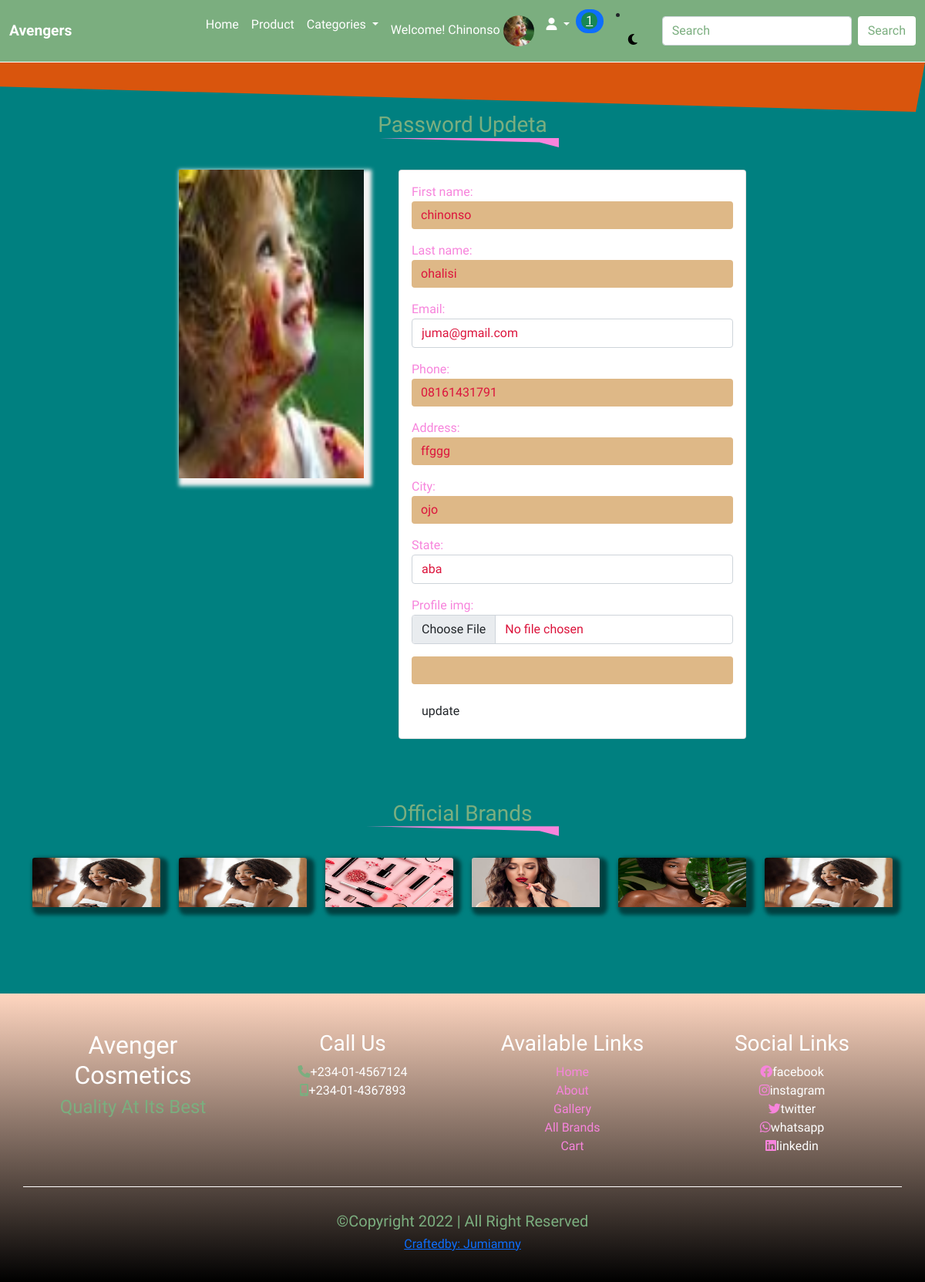
/profile_update (signed in), run on the app's committed database.
### accoutnt/models.py (models this page shows)
class Profile(models.Model):
    user = models.OneToOneField(User, on_delete=models.CASCADE)
    first_name = models.CharField(max_length=50)
    last_name = models.CharField(max_length=50)
    email = models.EmailField(max_length=50)
    phone = models.CharField(max_length=20)
    address = models.CharField(max_length=250)
    city = models.CharField(max_length=250)
    state = models.CharField(max_length=250)
    profile_img = models.ImageField(upload_to='profile',default='profile/avatar.jpg')

### mainapp/views.py (the view, shortened to what this page needs)
# urls.py: path('profile_update',profile_update , name= 'profile_update'),
@login_required(login_url='signin')
def profile_update(request):
    profile = Profile.objects.get(user__username = request.user.username)
    update = ProfileForm(instance=request.user.profile)#instatiante the profile update form for a GET request
    context = {
        'profile':profile,
        'update':update,
    }
    return render(request,'profile_update.html', context )

### accoutnt/forms.py
class ProfileForm(forms.ModelForm):
    class Meta:
        model = Profile
        fields = ('first_name','last_name','email','phone','address','city','state','profile_img')
        widgets ={
            'first_name': forms.TextInput(attrs={'class':'form-control','placeholder':'Enter First Name'}),
            'last_name': forms.TextInput(attrs={'class':'form-control','placeholder':'Enter Last Name'}),
            'email': forms.EmailInput(attrs={'class':'form-control','placeholder':'Enter Email Address'}),
            'phone': forms.TextInput(attrs={'class':'form-control','placeholder':'Enter Phone number '}),
            'address': forms.TextInput(attrs={'class':'form-control','placeholder':'Enter Address'}),
            'city': forms.TextInput(attrs={'class':'form-control','placeholder':'Enter City'}),
            'state': forms.Select(attrs={'class':'form-control','placeholder':'Enter State'}, choices=STATE),
            'profile_img': forms.FileInput(attrs={'class':'form-control'})
        }

### mainapp/context_processor.py (called while the page is built)
def catedropdown(request):
    categories = Category.objects.all()
    context ={
        'categories':categories
    }
    return context

def itemcount(request):
    item_count = Shopcart.objects.filter(user__username= request.user.username, paid=False)
    cart_counter = 0
    for item in item_count:
        cart_counter += item.item_carted
    context ={
        'cart_counter':cart_counter
    }
    return context

### mainapp/templates/profile_update.html (shortened to what this page needs)
{% extends 'base.html' %}
{% load static %}
{% block header %}{% include "header.html" %}{% endblock header %}
{% block content %}
<div class="content">
    <div class="profile">
      <div class="container">
        <h3 class="title">password updeta</h3>
        <div class="row justify-content-center gy-5">
          <div class="col-1 col-sm-2 col-md-2 col-lg-3 order-lg-0 d-none d-lg-block">
            <div class="block">
              <img src="{{profile.profile_img.url}}" alt="">
            </div>
          </div>
          <div class="col-8 col-sm-8 col-md-7 col-lg-5 order-1 order-lg-block">
            <div class="card">
              <div class="card-body">
                <div class="profile">
                    <form action="{% url 'profile' %}" method="post" enctype="multipart/form-data">
                      <div class="mb-3">
                         {{update.as_p}}
                        <input type="text" class="form-control" id="exampleInput Test1" aria-describedby="Text Help">
                      </div>
                      <button type="submit" class="btn">update</button>
                    </div>
                  </div>
              </div>
            </div>
          </div>
          <div class="col-1 col-sm-8 col-md-2 col-lg-3 order-1 order-lg-2">
            <div class="row justify-content-center">
              <div class="col-12 col-lg-10 col-md-4" >
                <div class="card1">
                    <div class="card-body">
                    </div>
                </div>
              </div>
            </div>
              </div>
            </div>
          </div>
        </div>
    {% include 'brands.html' %}
{% endblock content %}
{% block footer %}{% include "footer.html" %}{% endblock footer %}

### mainapp/templates/header.html (shortened to what this page needs)
<nav class="navbar navbar-expand-lg sticky-top our_border" data-aos="fade-down" data-aos-duration="3000">
    <div class="container-fluid">
      <a class="navbar-brand" href="/index.html">Avengers</a>
      <div class="collapse navbar-collapse" id="navbarSupportedContent">
        <ul class="navbar-nav ms-auto mb-2 mb-lg-0">
          <li class="nav-item">
            <a class="nav-link active" aria-current="page" href="{% url 'index' %}">Home</a>
          </li>
          <li class="nav-item">
            <a class="nav-link" href="{% url 'product' %}">product</a>
          </li>
          <li class="nav-item dropdown">
            <a class="nav-link dropdown-toggle" href="#" id="navbarDropdown" role="button" data-bs-toggle="dropdown" aria-expanded="false">
              categories
            </a>
          </li>
          <li class="nav-item">
            {% if request.user.is_authenticated %}
              {% if user.first_name %}
                <a class="nav-link" href="{% url 'profile' %}">welcome! {{user.first_name}}
                  <img src="{{user.profile.profile_img.url}}" style="width: 40px;border-radius:100%">
                </a>
              {% else %}
                <a class="nav-link" href="{% url 'profile' %}">welcome! {{user.username}}
                  <img src="{{user.profile.profile_img.url}}" style="width: 40px;border-radius:100%">
                </a>
              {% endif %}
            {% endif %}
          </li>
          <li class="nav-item dropdown">
            <a class="nav-link dropdown-toggle" href="#" id="navbarDropdown" role="button" data-bs-toggle="dropdown" aria-expanded="false">
              <i class="fa-solid fa-user"></i>
            </a>
          </li>
          <li class="nav-item me-3">
            <span class="badge rounded-pill bg-primary">
            {% if cart_counter > 0 %}
              <span class="badge rounded-pill bg-primary bg-success text-white"><a href=" {% url 'cart' %}">{{cart_counter}}</a></span>
            {% else %}
              <span class="badge rounded-pill bg-primary bg-danger text-white"><a href=" {% url 'cart' %}">0</a></span>
            {% endif %}
          </div>
          <li class="nav-item me-3">
            <a  class="nav-link">
                <div class="modemoon">
                <i class="fa-solid fa-moon"></i>
          </div>
            </a>
          </li>
        <form class="d-flex">
          <input class="form-control me-2" type="search" placeholder="Search" aria-label="Search">
          <button class="btn search_btn" type="submit">Search</button>
        </form>
      </div>
    </div>

### mainapp/static/style.css (style rules this page uses)
* { margin: 0; padding: 0; box-sizing: border-box; }
:root { --main-bg: #7BAE7F; --header: white; --footer: linear-gradient(to top, black, #ffd6c0); --header-tg: #f784dc; --emma: pink; --h1: 2rem; --a:1rem; --a-weight:500; --mix: linear-gradient( plum, red); --body: white; --hero-bg: #ffdac5; --xs-h1:1.2rem; --moon-sun: black; --ola-title:var(--main-bg) }
body { background: var(--body); font-family: 'Oleo Script Swash Caps', cursive; }
.modemoon .fa-solid { color:var(--moon-sun) }
.navbar { background: var(--main-bg); }
.navbar .navbar-brand { color: var(--header); text-transform: capitalize; font-weight: 900; font-size: var(--h1); }
#navbarSupportedContent a { color: var(--header); text-transform: capitalize; font-weight: var(--a-weight); font-size: var(--a); }
.navbar input[type="search"] { color: var(--main-bg); }
.navbar input[type="search"]::placeholder { color:var(--main-bg) }
.navbar .search_btn { background: var(--header); color:var(--main-bg); font-size: var(--a); font-weight: var(--a-weight); }
.our_border { border-bottom: 1px solid white; }
.content p { color:var(--header-tg); font-weight: var(--a-weight); }
.title { color:var(--ola-title); font-weight: var(--a-weight); text-align: center; margin-bottom: 1rem; text-transform: capitalize; }
.profile { text-align: left; border: none; color: #EC368D; }
.profile .block img { height: 50vh; width: 20vw; box-shadow: 5px 5px 5px 5px #f2f2f2; }
.profile .form-control { color: crimson; }
.profile input[type=text] { border: none; background-color: burlywood; box-shadow: none; }
@media (max-width:1200px) { body { background: teal; } }
.navbar .navbar-brand { font-size:var(--xs-h1); }
.profile .title::after { content: ""; background: var(--header-tg); display: block; height: 25px; width: 250px; margin-left: auto; margin-right: auto; clip-path:polygon(100% 0,100% 50%, 90% 24%, 0 0) ; }
.profile .card { transition: 0.5s ease; }

### data on the page
Profile: profile_img (picture), first_name "chinonso", last_name "ohalisi", email "juma@gmail.com", phone "08161431791", address "ffggg", city "ojo", state "aba"

### other printed values
{{ user.first_name }} "Chinonso"
{{ cart_counter }} "1"
